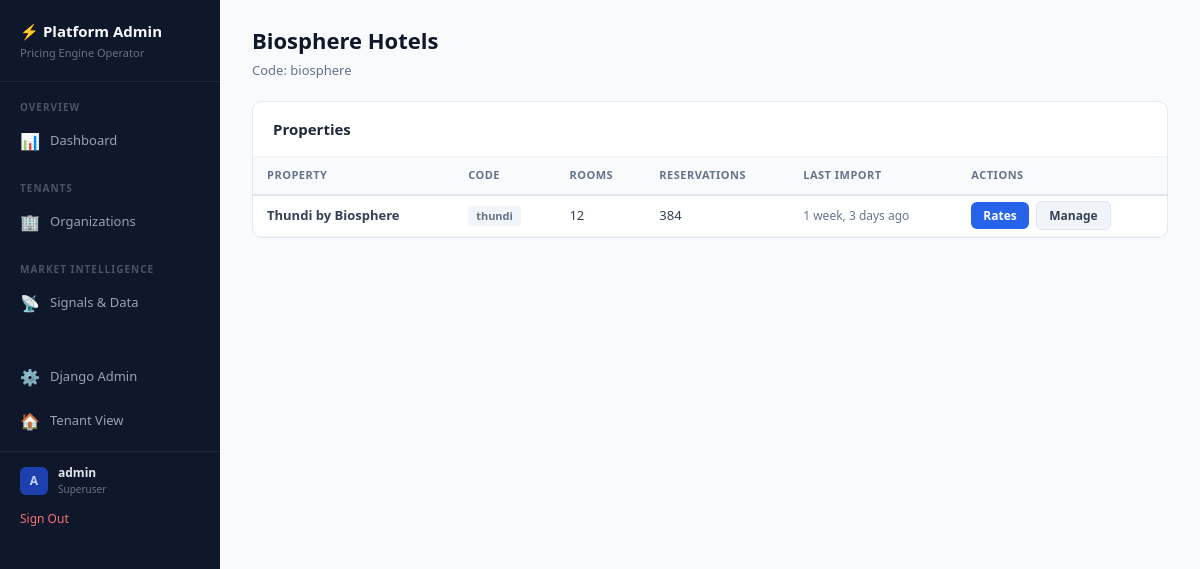
Page /platform/organizations/1/ (signed in) on the earlier database version.
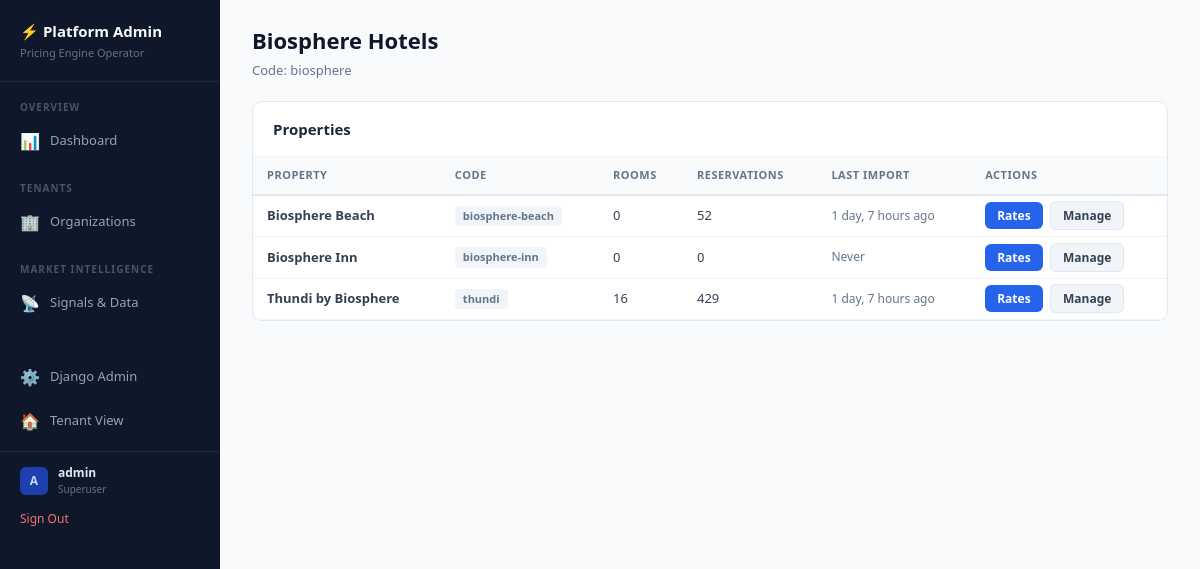
Same page on the later database version.
### pricing/models/core.py (models this page shows, shortened)
class Property(models.Model):
    organization = models.ForeignKey(
        Organization,
        on_delete=models.PROTECT,
        related_name='properties',
        help_text="Parent organization"
    )
    name = models.CharField(
        max_length=200,
        default="My Hotel",
        help_text="Property name"
    )
    code = models.SlugField(
        max_length=50,
        help_text="URL-friendly code (e.g., 'biosphere-inn')"
    )
    reference_base_rate = models.DecimalField(
        max_digits=10,
        decimal_places=2,
        default=Decimal('100.00'),
        help_text="Reference rate for room index calculations (e.g., Standard Room rate)"
    )
    currency_symbol = models.CharField(
        max_length=5,
        default='$',
        help_text="Currency symbol to display"
    )
    location = models.CharField(
        max_length=255,
        blank=True,
        help_text="e.g., Maldives, Kaafu Atoll"
    )
    country_code = models.CharField(
        max_length=2,
        default='MV',
        db_index=True,
        help_text="ISO 3166-1 alpha-2 country code (e.g., 'MV' for Maldives)"
    )
    total_rooms = models.PositiveIntegerField(
        default=0,
        help_text="Total number of rooms (auto-calculated from room types)"
    )
    service_charge_percent = models.DecimalField(
        max_digits=5,
        decimal_places=2,
        default=Decimal('10.00'),
        validators=[MinValueValidator(0), MaxValueValidator(100)],
        help_text="Service charge percentage (e.g., 10.00 for 10%)"
    )
    tax_percent = models.DecimalField(
        max_digits=5,
        decimal_places=2,
        default=Decimal('16.00'),
        validators=[MinValueValidator(0), MaxValueValidator(100)],
        help_text="Tax percentage (e.g., 16.00 for 16% GST)"
    )
    tax_on_service_charge = models.BooleanField(
        default=True,
        help_text="Whether tax is calculated on subtotal + service charge (True) or just subtotal (False)"
    )
    min_rate_warning = models.DecimalField(
        max_digits=10,
        decimal_places=2,
        null=True,
        blank=True,
        help_text="Warn if any rate falls below this amount"
    )
    max_discount_warning = models.DecimalField(
        max_digits=5,
        decimal_places=2,
        null=True,
        blank=True,
        default=Decimal('40.00'),
        help_text="Warn if total discount percentage exceeds this value"
    )
    is_active = models.BooleanField(
        default=True,
        help_text="Whether this property is active"
    )
    created_at = models.DateTimeField(auto_now_add=True)
    updated_at = models.DateTimeField(auto_now=True)
    class Meta:
        ordering = ['organization', 'name']
        unique_together = ['organization', 'code']
        verbose_name = "Property"
        verbose_name_plural = "Properties"

### pricing/models/analytics.py (models this page shows, shortened)
class FileImport(models.Model):
    STATUS_CHOICES = [
        ('pending', 'Pending'),
        ('processing', 'Processing'),
        ('completed', 'Completed'),
        ('completed_with_errors', 'Completed with Errors'),
        ('failed', 'Failed'),
    ]
    hotel = models.ForeignKey(
        Property,
        on_delete=models.CASCADE,
        related_name='file_imports',
        null=True,
        blank=True,
        help_text="Property this import belongs to"
    )
    template = models.ForeignKey(
        ImportTemplate,
        on_delete=models.SET_NULL,
        null=True,
        blank=True,
        related_name='file_imports',
        help_text="Import template used for column mapping"
    )
    filename = models.CharField(max_length=255)
    file_hash = models.CharField(max_length=64, blank=True, db_index=True)
    import_type = models.CharField(max_length=30, default='reservation')
    status = models.CharField(max_length=30, choices=STATUS_CHOICES, default='pending', db_index=True)
    rows_total = models.PositiveIntegerField(default=0)
    rows_processed = models.PositiveIntegerField(default=0)
    rows_created = models.PositiveIntegerField(default=0)
    rows_updated = models.PositiveIntegerField(default=0)
    rows_skipped = models.PositiveIntegerField(default=0)
    errors = models.JSONField(default=list, blank=True)
    column_map_used = models.JSONField(default=dict, blank=True)
    date_range_start = models.DateField(null=True, blank=True)
    date_range_end = models.DateField(null=True, blank=True)
    started_at = models.DateTimeField(null=True, blank=True)
    completed_at = models.DateTimeField(null=True, blank=True)
    imported_by = models.CharField(max_length=100, blank=True)
    notes = models.TextField(blank=True)
    created_at = models.DateTimeField(auto_now_add=True)
    updated_at = models.DateTimeField(auto_now=True)
    class Meta:
        ordering = ['-created_at']
        verbose_name = "File Import"
        verbose_name_plural = "File Imports"

### platform_data/views.py (the view)
# urls.py: path('organizations/<int:pk>/', views.PlatformOrgDetailView.as_view(), name='org_detail'),
class PlatformOrgDetailView(SuperuserRequiredMixin, TemplateView):
    template_name = 'platform_data/org_detail.html'
    def get_context_data(self, **kwargs):
        context = super().get_context_data(**kwargs)
        from pricing.models import Organization
        from pricing.models.analytics import FileImport, Reservation
        org = get_object_or_404(Organization, pk=self.kwargs['pk'], is_active=True)
        context['org'] = org
        props = org.properties.filter(is_active=True)
        prop_list = []
        for prop in props:
            last_import = FileImport.objects.filter(
                hotel=prop, status__in=['completed', 'completed_with_errors']
            ).order_by('-created_at').first()
            res_count = Reservation.objects.filter(hotel=prop).count()
            prop_list.append({
                'property': prop,
                'reservation_count': res_count,
                'last_import': last_import,
            })
        context['properties'] = prop_list
        return context

### platform_data/views.py (called while the page is built)
    def test_func(self):
        return self.request.user.is_authenticated and self.request.user.is_superuser

### platform_data/templates/platform_data/org_detail.html (shortened to what this page needs)
{% extends "platform_data/base.html" %}
{% block page_title %}{{ org.name }}{% endblock %}
{% block page_subtitle %}Code: {{ org.code }}{% endblock %}
{% block content %}
<div class="platform-card">
    <div class="platform-card-header"><h3>Properties</h3></div>
    <div class="platform-card-body">
        {% if properties %}
        <table class="data-table">
            <thead><tr><th>Property</th><th>Code</th><th>Rooms</th><th>Reservations</th><th>Last Import</th><th>Actions</th></tr></thead>
            <tbody>
            {% for item in properties %}
            <tr>
                <td style="font-weight:600;">{{ item.property.name }}</td>
                <td><span class="badge badge-gray">{{ item.property.code }}</span></td>
                <td>{{ item.property.total_rooms }}</td>
                <td>{{ item.reservation_count }}</td>
                <td style="font-size:12px; color:#64748b;">{% if item.last_import %}{{ item.last_import.created_at|timesince }} ago{% else %}Never{% endif %}</td>
                <td>
                    <a href="/org/{{ org.code }}/{{ item.property.code }}/rates/" class="btn btn-sm btn-primary" style="margin-right:4px;">Rates</a>
                    <a href="/{{ org.code }}/{{ item.property.code }}/manage/" class="btn btn-sm" style="background:#f1f5f9; border:1px solid #e2e8f0;">Manage</a>
                </td>
            </tr>
            {% endfor %}
            </tbody>
        </table>
        {% else %}
        <div class="empty-state"><p>No properties in this organization.</p></div>
        {% endif %}
    </div>
</div>
{% endblock %}

Differences in the rows shown:
added Property: property.name "Biosphere Beach", property.code "biosphere-beach", property.total_rooms "0", reservation_count "52", last_import.created_at "1 day, 7 hours"
added Property: property.name "Biosphere Inn", property.code "biosphere-inn", property.total_rooms "0", reservation_count "0", shows "Never"
changed Property "Thundi by Biosphere": property.total_rooms "12" → "16"; reservation_count "384" → "429"; last_import.created_at "1 week, 3 days" → "1 day, 7 hours"
